Frame 1 (no input): blank canvas, image omitted
Frame 60 (the mouse pressed at the canvas centre just before this capture): blank canvas, image omitted
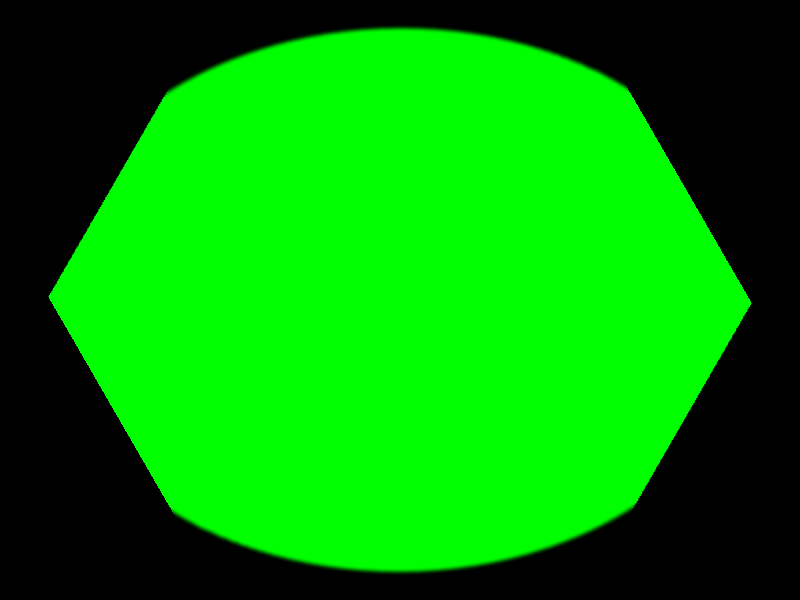
Frame 120 (the mouse held since frame 60 and released just before this capture)

The Processing sketch whose frames 1 and 60 were blank and that drew this single picture after the mouse press (run headless with seeded random() and noise(); from frame 60 on, the mouse is pressed at the canvas centre):

// Processing sketch: sketch_160121c
// ── sketch_160121c.pde
void setup() {
  size(800, 600);
  background(0);
}
void draw() {

  translate(width*0.5, height*0.5);
  scale(1.01);  //zoom in speed
  rotate(0.33333*PI);  //0 - TWO_PI (6.28)
  translate(-width*0.5, -height*0.5);

  image(get(), 0, 0, width, height);

  fill(0, 255, 0);
  ellipse(mouseX, mouseY, mouseX-pmouseX, mouseY-pmouseY);
}
